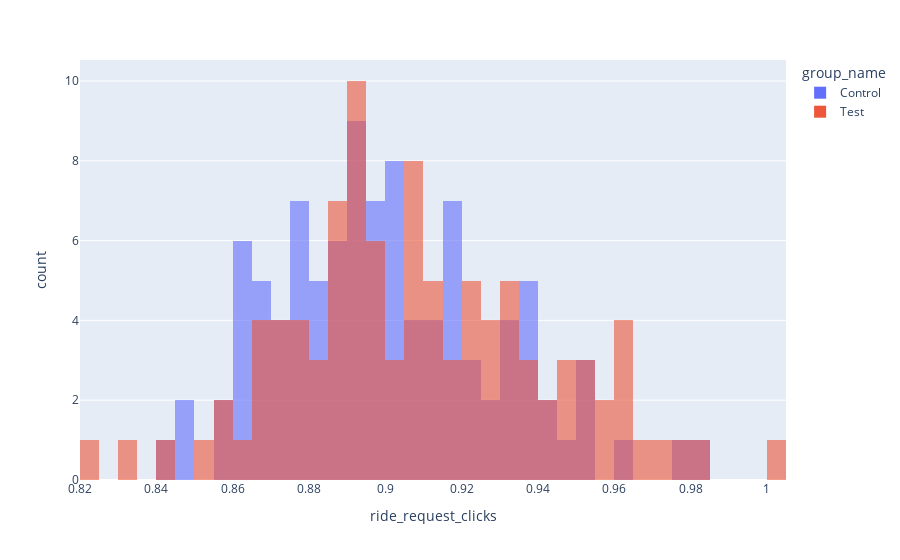

The cell this chart's notebook holds for it:
### Code cell
px.histogram(
    data_aggr.reset_index(),
    x='ride_request_clicks',
    color='group_name',
    barmode='overlay',
    opacity=.6,
    nbins=80
)

### Figure 1 — Plotly figure (JSON) as saved in the notebook; plotly's stock layout.template omitted (floating-point values rounded to 4 significant figures)
{"data": [{"alignmentgroup": "True", "bingroup": "x", "hovertemplate": "group_name=Control<br>ride_request_clicks=%{x}<br>count=%{y}<extra></extra>", "legendgroup": "Control", "marker": {"color": "#636efa", "opacity": 0.6, "pattern": {"shape": ""}}, "name": "Control", "nbinsx": 80, "offsetgroup": "Control", "orientation": "v", "showlegend": true, "type": "histogram", "x": [0.8911, 0.8843, 0.9005, 0.8789, 0.9317, 0.9501, 0.8648, 0.9184, 0.9098, 0.9077, 0.8728, 0.8896, 0.9396, 0.8894, 0.8734, 0.916, 0.9167, 0.9327, 0.8716, 0.8864, 0.9311, 0.9436, 0.8673, 0.9126, 0.9113, 0.8815, 0.9443, 0.9146, 0.9604, 0.8764, 0.9769, 0.8495, 0.8576, 0.8973, 0.9034, 0.877, 0.8984, 0.8916, 0.8734, 0.8922, 0.8985, 0.952, 0.9153, 0.9094, 0.9177, 0.8564, 0.9034, 0.8945, 0.8861, 0.9295, 0.864, 0.9023, 0.8797, 0.9355, 0.9005, 0.9134, 0.8605, 0.9343, 0.9472, 0.9378, 0.8815, 0.8965, 0.8942, 0.8994, 0.8853, 0.9153, 0.8671, 0.8478, 0.8436, 0.8684, 0.8907, 0.9028, 0.8634, 0.8687, 0.9176, 0.8918, 0.8845, 0.9298, 0.8926, 0.8996, 0.9839, 0.9016, 0.9235, 0.8613, 0.9015, 0.893, 0.8958, 0.8882, 0.8614, 0.9546, 0.9243, 0.8779, 0.9053, 0.8686, 0.8773, 0.9242, 0.9384, 0.8795, 0.937, 0.8827], "xaxis": "x", "yaxis": "y"}, {"alignmentgroup": "True", "bingroup": "x", "hovertemplate": "group_name=Test<br>ride_request_clicks=%{x}<br>count=%{y}<extra></extra>", "legendgroup": "Test", "marker": {"color": "#EF553B", "opacity": 0.6, "pattern": {"shape": ""}}, "name": "Test", "nbinsx": 80, "offsetgroup": "Test", "orientation": "v", "showlegend": true, "type": "histogram", "x": [0.8644, 0.9422, 0.9087, 0.9472, 0.8733, 0.8708, 0.892, 0.9711, 0.871, 0.9351, 0.9122, 0.9605, 0.8743, 0.8894, 0.924, 0.909, 0.8824, 0.8665, 0.9848, 0.9355, 0.9302, 0.8997, 0.9505, 0.9568, 0.8992, 0.894, 0.8907, 0.899, 0.894, 0.9045, 0.9468, 0.9788, 0.8934, 0.9627, 0.936, 0.9237, 0.9107, 0.9574, 0.9082, 0.9426, 0.8935, 0.8942, 0.9074, 0.9462, 0.9088, 0.8759, 0.8589, 0.8897, 0.8753, 0.8977, 0.899, 0.9116, 0.9205, 0.8699, 0.8774, 0.9331, 0.906, 0.9239, 0.9026, 0.8888, 0.8594, 0.9081, 0.8932, 0.8304, 0.9197, 0.9171, 0.9346, 0.9006, 0.8851, 1.003, 0.9264, 0.9299, 0.8426, 0.8888, 0.931, 0.9606, 0.8538, 0.8893, 0.8916, 0.9656, 0.9267, 0.8695, 0.8228, 0.8955, 0.9528, 0.9225, 0.8875, 0.9644, 0.8826, 0.8908, 0.8791, 0.8696, 0.9547, 0.9141, 0.9341, 0.9152, 0.9117, 0.8847, 0.9082, 0.9254], "xaxis": "x", "yaxis": "y"}], "layout": {"autosize": true, "barmode": "overlay", "legend": {"title": {"text": "group_name"}, "tracegroupgap": 0}, "margin": {"t": 60}, "xaxis": {"anchor": "y", "autorange": true, "domain": [0, 1], "range": [0.82, 1.005], "title": {"text": "ride_request_clicks"}, "type": "linear"}, "yaxis": {"anchor": "x", "autorange": true, "domain": [0, 1], "range": [0, 10.53], "title": {"text": "count"}}}}
